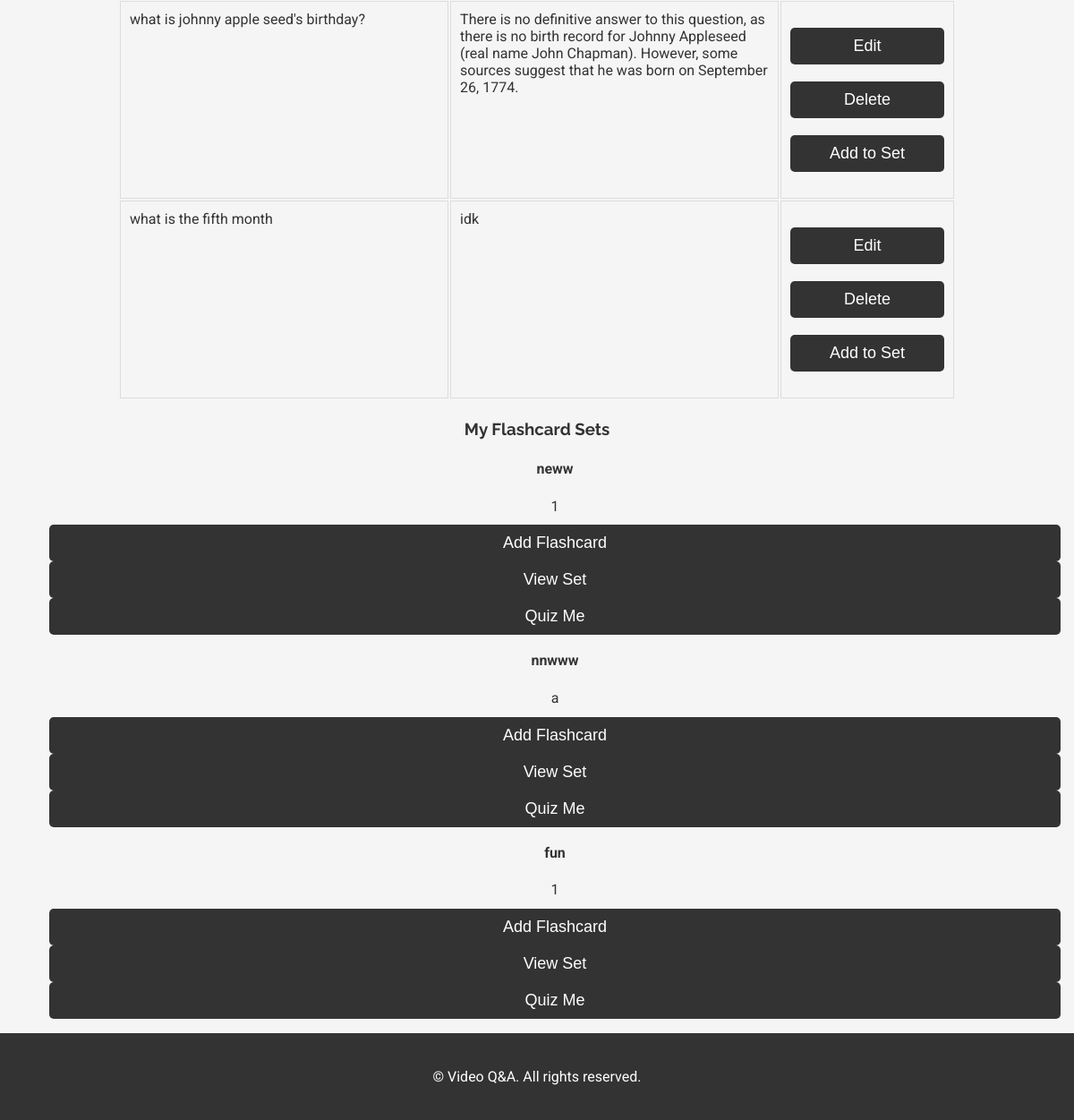
The app's page /profile (signed in, lower part), older data.
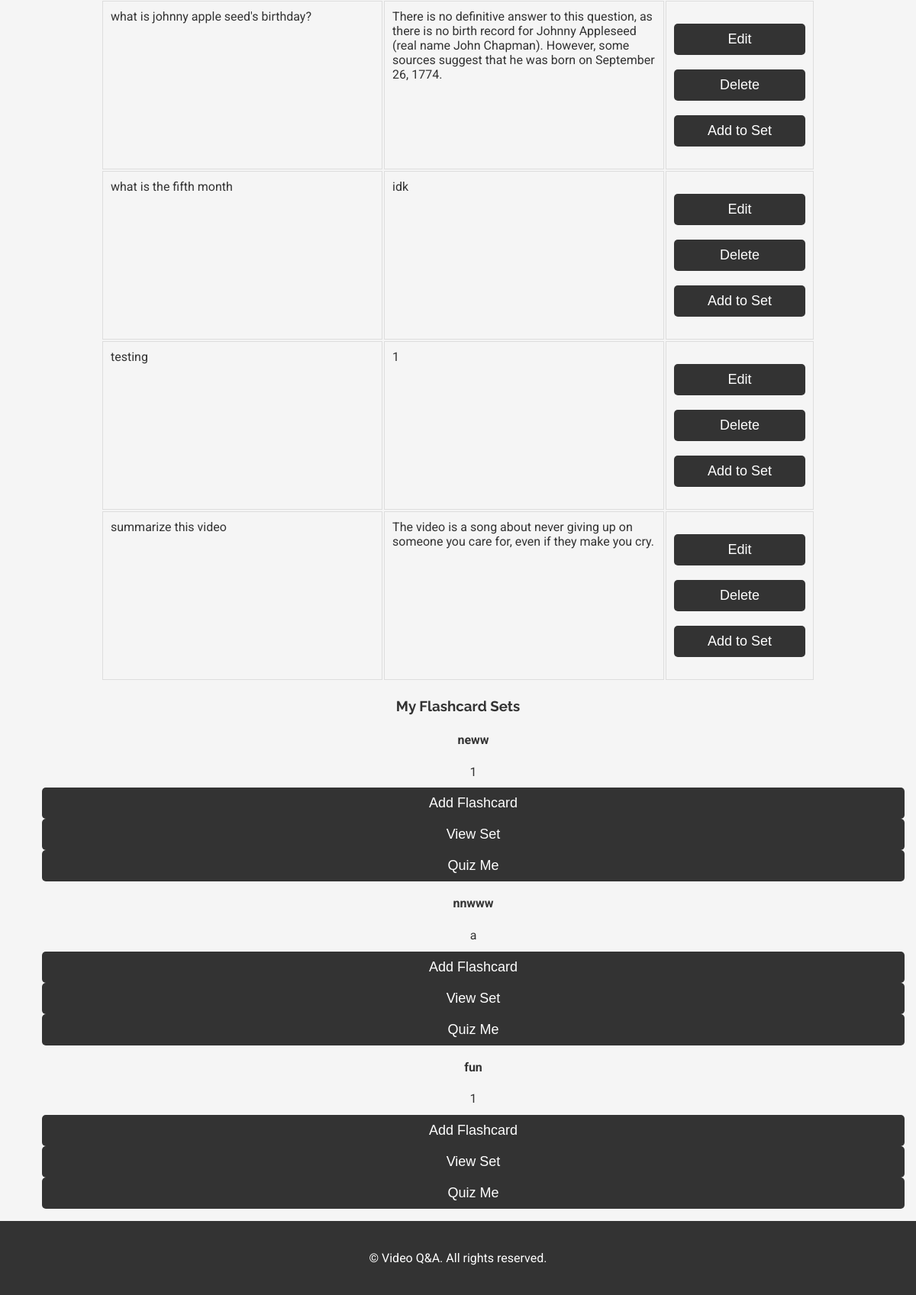
The same page, newer data.
### models.py (models this page shows, shortened)
class Flashcard(db.Model):
    id = db.Column(db.Integer, primary_key=True)
    question = db.Column(db.String(200), nullable=False)
    answer = db.Column(db.String(200), nullable=False)
    user_id = db.Column(db.Integer, db.ForeignKey('user.id'), nullable=False)
    flashcard_set_id = db.Column(db.Integer, db.ForeignKey('flashcard_set.id', name='fk_flashcard_set_id'), nullable=True)  # Added ForeignKey with name

class FlashcardSet(db.Model):
    id = db.Column(db.Integer, primary_key=True)
    title = db.Column(db.String(100), nullable=False)
    description = db.Column(db.String(200))
    user_id = db.Column(db.Integer, db.ForeignKey('user.id'), nullable=False)
    flashcards = db.relationship('Flashcard', backref='flashcard_set', lazy=True)  # Added relationship
    correct_count = db.Column(db.Integer, default=0)  # Add this line
    incorrect_count = db.Column(db.Integer, default=0)  # Add this line

### app.py (the view)
@app.route('/profile')
@login_required
def profile():
    flashcards = Flashcard.query.filter_by(user_id=current_user.id).all()
    flashcard_sets = FlashcardSet.query.filter_by(user_id=current_user.id).all()
    return render_template('profile.html', title='Profile', flashcards=flashcards,flashcard_sets=flashcard_sets)

### app.py (called while the page is built)
@login_manager.user_loader
def load_user(user_id):
    return User.query.get(int(user_id))

### Templates/profile.html (shortened to what this page needs)
{% extends "index.html" %}
{% block content %}
  <table class="flashcards-table">
    {% for flashcard in flashcards %}
      <tr>
        <td>{{ flashcard.question }}</td>
        <td>{{ flashcard.answer }}</td>
        <td class="actions">
          <form method="GET" action="{{ url_for('edit_flashcard', flashcard_id=flashcard.id) }}" style="display: inline;">
            <input type="submit" value="Edit" class="btn btn-sm btn-outline-info">
          </form>
          <form method="POST" action="{{ url_for('delete_flashcard', flashcard_id=flashcard.id) }}" style="display: inline;">
            <input type="submit" value="Delete" class="btn btn-sm btn-outline-danger" onclick="return confirm('Are you sure you want to delete this flashcard?');">
          </form>
          <form method="GET" action="{{ url_for('select_set', flashcard_id=flashcard.id) }}" style="display: inline;">
            <input type="submit" value="Add to Set" class="btn btn-sm btn-outline-primary">
          </form>
        </td>
      </tr>
    {% endfor %}
  </table>
  {% if flashcard_sets %}
    <h3 class="section-title">My Flashcard Sets</h3>
    <ul>
        {% for flashcard_set in flashcard_sets %}
        <div class="flashcard-set">
          <p class="set-title"><strong>{{ flashcard_set.title }}</strong></p>
          <p class="set-description">{{ flashcard_set.description }}</p>
                <form method="GET" action="{{ url_for('new_flashcard', set_id=flashcard_set.id) }}" style="display: inline;" class="bottom-buttons no-style-form">
                  <input type="submit" value="Add Flashcard" class="btn btn-sm btn-outline-info">
                </form>
                <form method="GET" action="{{ url_for('flashcard_set', set_id=flashcard_set.id) }}" style="display: inline;" class="bottom-buttons no-style-form">
                  <input type="submit" value="View Set" class="btn btn-sm btn-outline-primary">
                </form>
                <form method="GET" action="{{ url_for('quiz_settings', set_id=flashcard_set.id) }}" style="display: inline;" class="bottom-buttons no-style-form">
                  <input type="submit" value="Quiz Me" class="btn btn-sm btn-outline-success">
                </form>
              </div>
        {% endfor %}
    </ul>
  {% else %}
    <p>No flashcard sets found.</p>
  {% endif %}
{% endblock %}

Row changes from the older to the newer data that the page shows:
added Flashcard: question "testing", answer "1"
added Flashcard: question "summarize this video", answer "The video is a song about never giving up on someone you care for, even if they make you cry."
